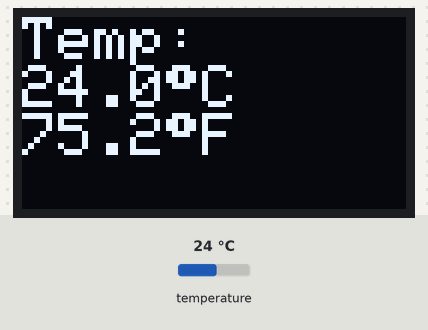
This sketch was run on a simulated Arduino Uno, built with avr-gcc and run on an emulated ATmega328P. Parts: 128×64 one-colour display. Inputs (shaded band) come from the test bench; at power-on: temperature 24 °C. What the sketch prints to the serial monitor is not drawn.

Above: at 1.3 s.
1.4 s: temperature set to 12 °C
At 2.2 s:
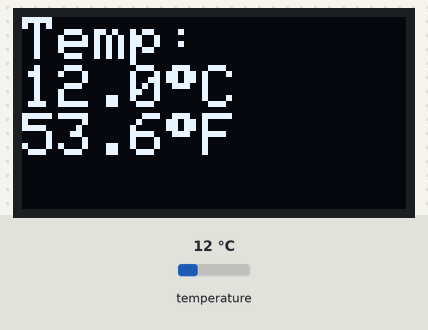
2.9 s: temperature set to 19 °C
At 3.7 s:
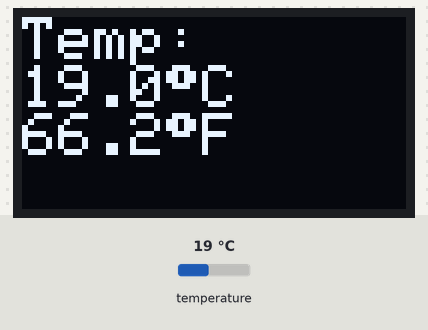
4.7 s: temperature set to 28 °C
At 6.5 s:
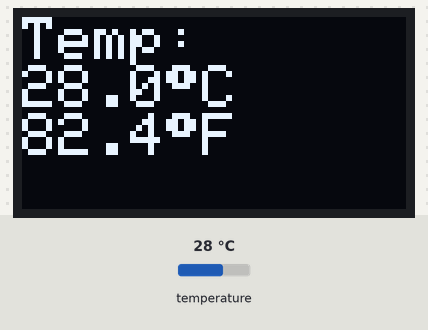
Timing chart, 0 to 8.0 s (numbered marks = the images above; inputs shaded):
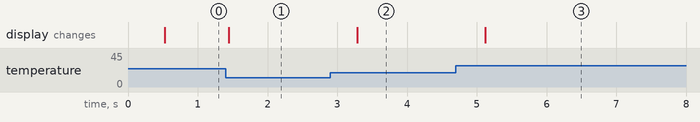

Measured:
- after the input at 1.4 s, the display: changes after 0.05 s (image 1)
- after the input at 2.9 s, the display: changes after 0.38 s (image 2)
- after the input at 4.7 s, the display: changes after 0.42 s (image 3)

The sketch:

sonda.ino
```cpp
#include <Wire.h>
#include <OneWire.h>
#include <DallasTemperature.h>
#include <Adafruit_SSD1306.h>

#define ONE_WIRE_BUS 2                // Cable de datos del DS18B20 conectado al pin 2
#define OLED_RESET 4                  // Adafruit lo necesita, pero no lo usamos para I2C

DeviceAddress thermometerAddress;     // Tipo de arreglo personalizado para almacenar la dirección del dispositivo de 64 bits

Adafruit_SSD1306 display(OLED_RESET); // Crear una instancia de pantalla
OneWire oneWire(ONE_WIRE_BUS);        // Crear una instancia de oneWire para comunicarse con el sensor de temperatura
DallasTemperature tempSensor(&oneWire);  // Pasar la referencia de oneWire a la biblioteca Dallas Temperature

void setup()   {
  Serial.begin(9600);

  display.begin(SSD1306_SWITCHCAPVCC, 0x3C);  // inicializar con la dirección I2C de la pantalla
  display.clearDisplay();                     // borrar el búfer de la pantalla
  display.display();                          // actualizar la pantalla

  Serial.println("Prueba del sensor de temperatura DS18B20");
  Serial.println("Buscando dispositivos...");
  tempSensor.begin();                         // inicializar el sensor de temperatura

  if (!tempSensor.getAddress(thermometerAddress, 0))
    Serial.println("No se pudo encontrar el dispositivo.");
  else {
    Serial.print("Dirección del Dispositivo 0: ");
    printAddress(thermometerAddress);
    Serial.println();
  }

  tempSensor.setResolution(thermometerAddress, 11);      // establecer la resolución de temperatura (9-12)
}

void loop() {
  tempSensor.requestTemperatures();                      // solicitar una muestra de temperatura del sensor en el bus de oneWire
  displayTemp(tempSensor.getTempC(thermometerAddress));  // mostrar la temperatura en la pantalla OLED

  delay(500);                                            // actualizar las lecturas cada medio segundo
}

void displayTemp(float temperatureReading) {             // la temperatura viene como un número decimal con 2 lugares decimales
  // configurar el tamaño del texto en OLED e imprimir los datos de temperatura
  display.clearDisplay();
  display.setTextSize(2);
  display.setTextColor(WHITE);
  display.setCursor(0, 0);
  display.println("Temp:");

  // mostrar la temperatura en °C
  display.print(temperatureReading, 1);  // redondeado a 1 lugar decimal
  display.print((char)247);              // símbolo de grado
  display.println("C");
  Serial.print(temperatureReading);      // salida de depuración por serie
  Serial.print("°");
  Serial.print("C  ");

  // mostrar la temperatura en °F
  display.print(DallasTemperature::toFahrenheit(temperatureReading), 1); // redondeado a 1 lugar decimal
  display.print((char)247);                                              // símbolo de grado
  display.println("F");
  Serial.print(DallasTemperature::toFahrenheit(temperatureReading));     // salida de depuración por serie
  Serial.print("°");
  Serial.println("F");

  display.display();                    // actualizar la pantalla OLED con todo el nuevo texto
}

// imprimir la dirección del dispositivo desde el arreglo de direcciones
void printAddress(DeviceAddress deviceAddress) {
  for (uint8_t i = 0; i < 8; i++) {
    if (deviceAddress[i] < 16) Serial.print("0");
    Serial.print(deviceAddress[i], HEX);
  }
}
```
